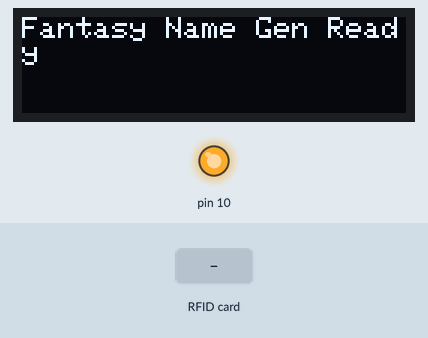
Bench run of a sketch on a simulated Arduino Uno, built with avr-gcc and run on an emulated ATmega328P. On the bench: 128×32 one-colour display, output pins drawn as LEDs (lit = HIGH). Inputs (shaded band) come from the test bench. Random numbers use the default seed unless the sketch sets one; what the sketch prints to the serial monitor is not drawn.

Above: at 1.2 s.
1.3 s: RFID card 5E 7A 19 C4 held to the reader
At 2.0 s:
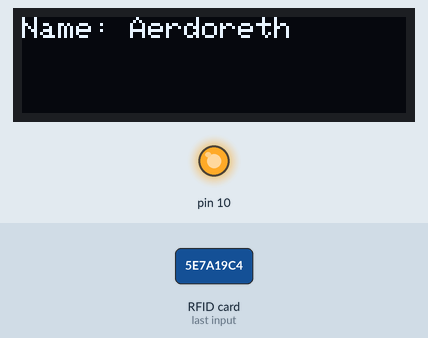
2.8 s: RFID card 5E 7A 19 C4 held to the reader
At 5.5 s:
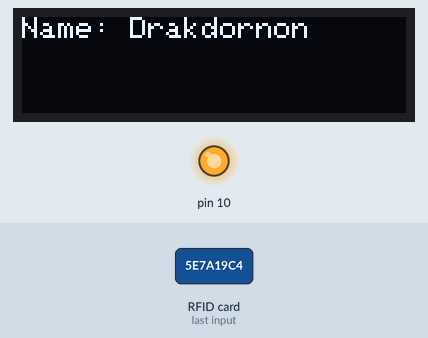
5.8 s: RFID card 5E 7A 19 C4 held to the reader
At 7.9 s:
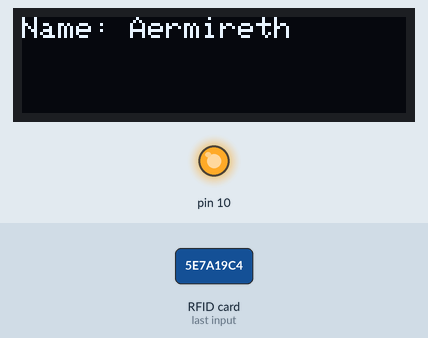
8.8 s: RFID card 5E 7A 19 C4 held to the reader
At 11.4 s:
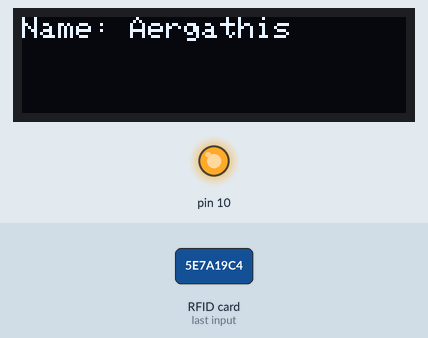
Timing chart, 0 to 12.9 s (numbered marks = the images above; inputs shaded):
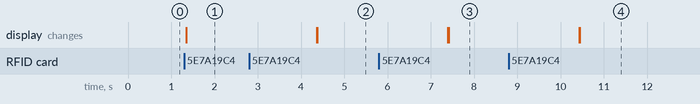

The sketch:

BasicNameGen.ino
```cpp
#include <Wire.h>
#include <SPI.h>
#include <Adafruit_GFX.h>
#include <Adafruit_SSD1306.h>
#include <MFRC522.h>

// OLED display settings
#define SCREEN_WIDTH 128
#define SCREEN_HEIGHT 32
#define OLED_RESET    -1
#define SCREEN_ADDRESS 0x3C
Adafruit_SSD1306 display(SCREEN_WIDTH, SCREEN_HEIGHT, &Wire, OLED_RESET);

// RFID RC522 settings
#define RST_PIN 2
#define SS_PIN  5
MFRC522 mfrc522(SS_PIN, RST_PIN);

// Fantasy name components
const char* namePrefixes[] = {
  "Aer", "Drak", "Eld", "Gor", "Thal", "Xan", "Zar", "Mor", "Syl", "Val", "Orin", "Krev", "Fael"
};
const char* nameMiddles[] = {
  "dor", "gath", "ion", "mir", "thas", "zar", "lun", "grim", "rith", "mon", "rik", "vell", "dorn"
};
const char* nameSuffixes[] = {
  "ian", "os", "ael", "eth", "orn", "ix", "ul", "an", "ar", "en", "is", "on", "ius"
};

void setup() {
  Serial.begin(115200);

  // Initialize OLED display
  if (!display.begin(SSD1306_SWITCHCAPVCC, SCREEN_ADDRESS)) {
    Serial.println(F("SSD1306 allocation failed"));
    for (;;);
  }
  display.clearDisplay();
  display.setTextColor(SSD1306_WHITE);
  display.setTextSize(1);
  display.setCursor(0, 0);
  display.print("Fantasy Name Gen Ready");
  display.display();

  // Initialize SPI for RFID module
  SPI.begin();
  mfrc522.PCD_Init();
  Serial.println("RFID reader initialized");

  // Random seed initialization
  randomSeed(analogRead(A0));
}

void loop() {
  // Look for a new RFID card
  if (!mfrc522.PICC_IsNewCardPresent() || !mfrc522.PICC_ReadCardSerial()) {
    return;
  }

  // Generate and display a random fantasy name
  generateFantasyName();

  // Wait 3 seconds before resetting
  delay(3000);
  resetDisplay();
}

void generateFantasyName() {
  display.clearDisplay();
  display.setTextSize(1);
  display.setCursor(0, 0);

  // Generate a random name using prefix, middle, and suffix
  String name = String(namePrefixes[random(sizeof(namePrefixes) / sizeof(namePrefixes[0]))]) +
                String(nameMiddles[random(sizeof(nameMiddles) / sizeof(nameMiddles[0]))]) +
                String(nameSuffixes[random(sizeof(nameSuffixes) / sizeof(nameSuffixes[0]))]);

  display.print("Name: ");
  display.print(name);
  display.display();
}

void resetDisplay() {
  display.clearDisplay();
  display.setCursor(0, 0);
  display.print("Fantasy Name Gen Ready");
  display.display();
}
```

Measured:
- after the input at 1.3 s, the display: changes at once (image 1)
